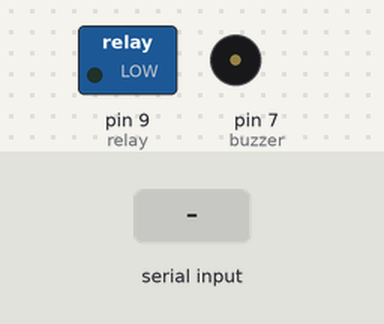
Bench run of a sketch on a simulated Arduino Uno, built with avr-gcc and run on an emulated ATmega328P. Parts: switched loads named in the sketch (green lamp = pin HIGH), buzzer (waves = sounding, pin HIGH). The test bench sets the inputs (shaded band). What the sketch prints to the serial monitor is not drawn.

Above: at 1.2 s.
1.3 s: byte 1 (1) received over Serial
At 1.9 s:
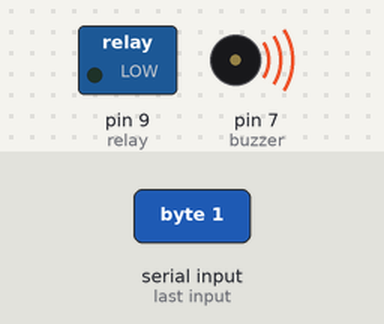
3.8 s: byte 0 (0) received over Serial
At 5.0 s:
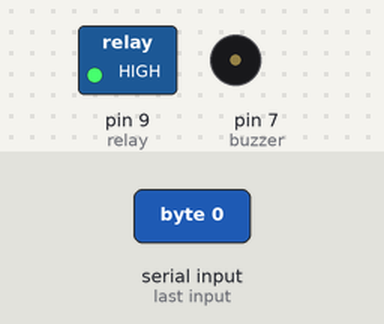
Timing chart, 0 to 6.8 s (numbered marks = the images above; inputs shaded):
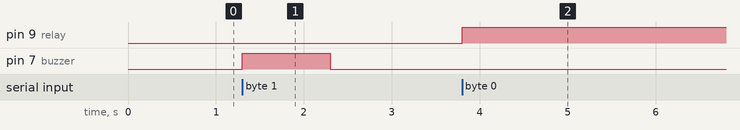

Measured:
- after the input at 1.3 s, pin 7 (buzzer): LOW → HIGH at once, → LOW 1.0 s later
- after the input at 3.8 s, pin 9 (relay): LOW → HIGH at once

The sketch:

Source_Code.ino
```cpp
int value1;
#define relay 9
const int buzzer = 7;
void setup() {
Serial.begin(9600);
pinMode(relay, OUTPUT);
pinMode(buzzer, OUTPUT);
digitalWrite(relay, LOW);
}
void loop() {
Serial.print("Reading");
while(Serial.available()==0);
value1 = Serial.read();
Serial.print(value1);
if (value1==1) {
 Serial.print("Unlocking");
digitalWrite(relay, LOW);
digitalWrite(buzzer, HIGH);
delay(1000);
digitalWrite(buzzer, LOW);
}
if (value1==0) {
digitalWrite(relay, HIGH);
Serial.print("Locking");
}
}
```
